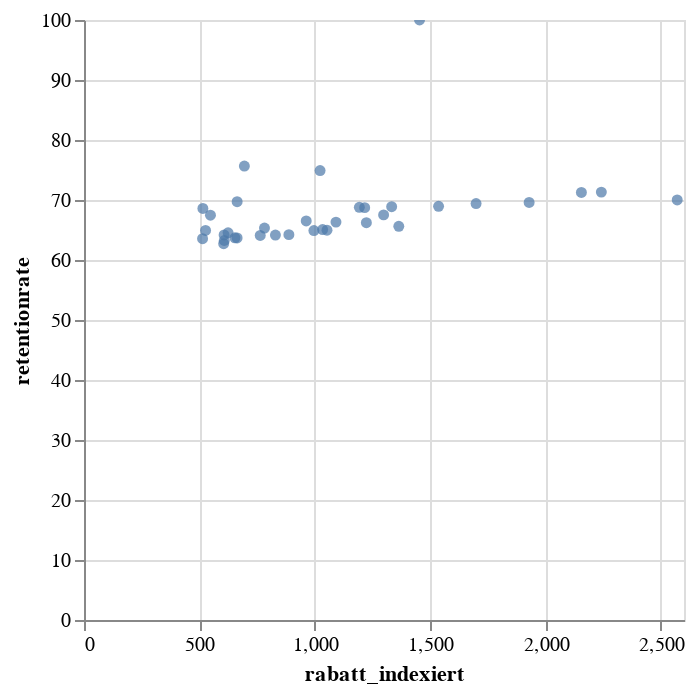

Notebook code for this chart:
### Markdown cell above
Die rechten Ausreißer stammen ausschließlich aus der Kohorte 202410. Die Kohorte beansprucht den meisten Rabatt. Damit ein möglicher Zusammenhang nicht nur durch die oberen Ausreißer erscheint, wird sich der Scatterplot nochmal nur für diese Kohorte und einmal für alle ohne diese Kohorte angeschaut.

### Code cell
data_201410 = data[data['kohorte'] == '201410']

alt.Chart(data_201410).mark_circle().encode(
    x = alt.X('rabatt_indexiert'),
    y = alt.Y(y_label),
    tooltip = ['kohorte', 'monat']
).interactive()

### Figure 1 — Vega-Lite specification as saved in the notebook (floating-point values rounded to 4 significant figures)
{"config": {"view": {"continuousWidth": 300, "continuousHeight": 300}}, "data": {"name": "data-cffa6c711abe747970ca5883f496d87b"}, "mark": {"type": "circle"}, "encoding": {"tooltip": [{"field": "kohorte", "type": "nominal"}, {"field": "monat", "type": "nominal"}], "x": {"field": "rabatt_indexiert", "type": "quantitative"}, "y": {"field": "retentionrate", "type": "quantitative"}}, "params": [{"name": "param_231", "select": {"type": "interval", "encodings": ["x", "y"]}, "bind": "scales"}], "$schema": "https://vega.github.io/schema/vega-lite/v5.20.1.json", "datasets": {"data-cffa6c711abe747970ca5883f496d87b": [{"monate_seit_einfuehrung_programm_kohorte": "0", "monat": "201410", "monat_jahr": "2014", "monat_monat": "10", "monat_jahreszeit": "Herbst", "kohorte": "201410", "kohorte_jahr": "2014", "kohorte_monat": "10", "kohorte_jahreszeit": "Herbst", "erster_monat_kohorte_fg": true, "monate_seit_existenz_kohorte": "0", "kohortengroesse_indexiert": 375.1, "identifizierte_kunden_indexiert": 375.1, "rabatt_indexiert": 1454.0, "retentionrate": 100.0}, {"monate_seit_einfuehrung_programm_kohorte": "0", "monat": "201411", "monat_jahr": "2014", "monat_monat": "11", "monat_jahreszeit": "Herbst", "kohorte": "201410", "kohorte_jahr": "2014", "kohorte_monat": "10", "kohorte_jahreszeit": "Herbst", "erster_monat_kohorte_fg": false, "monate_seit_existenz_kohorte": "1", "kohortengroesse_indexiert": 375.1, "identifizierte_kunden_indexiert": 283.8, "rabatt_indexiert": 695.0, "retentionrate": 75.66}, {"monate_seit_einfuehrung_programm_kohorte": "0", "monat": "201412", "monat_jahr": "2014", "monat_monat": "12", "monat_jahreszeit": "Winter", "kohorte": "201410", "kohorte_jahr": "2014", "kohorte_monat": "10", "kohorte_jahreszeit": "Herbst", "erster_monat_kohorte_fg": false, "monate_seit_existenz_kohorte": "2", "kohortengroesse_indexiert": 375.1, "identifizierte_kunden_indexiert": 281.0, "rabatt_indexiert": 1023.0, "retentionrate": 74.91}, {"monate_seit_einfuehrung_programm_kohorte": "0", "monat": "201501", "monat_jahr": "2015", "monat_monat": "1", "monat_jahreszeit": "Winter", "kohorte": "201410", "kohorte_jahr": "2014", "kohorte_monat": "10", "kohorte_jahreszeit": "Herbst", "erster_monat_kohorte_fg": false, "monate_seit_existenz_kohorte": "3", "kohortengroesse_indexiert": 375.1, "identifizierte_kunden_indexiert": 261.5, "rabatt_indexiert": 663.6, "retentionrate": 69.72}, {"monate_seit_einfuehrung_programm_kohorte": "0", "monat": "201502", "monat_jahr": "2015", "monat_monat": "2", "monat_jahreszeit": "Winter", "kohorte": "201410", "kohorte_jahr": "2014", "kohorte_monat": "10", "kohorte_jahreszeit": "Herbst", "erster_monat_kohorte_fg": false, "monate_seit_existenz_kohorte": "4", "kohortengroesse_indexiert": 375.1, "identifizierte_kunden_indexiert": 257.3, "rabatt_indexiert": 515.1, "retentionrate": 68.59}, {"monate_seit_einfuehrung_programm_kohorte": "0", "monat": "201503", "monat_jahr": "2015", "monat_monat": "3", "monat_jahreszeit": "Frühling", "kohorte": "201410", "kohorte_jahr": "2014", "kohorte_monat": "10", "kohorte_jahreszeit": "Herbst", "erster_monat_kohorte_fg": false, "monate_seit_existenz_kohorte": "5", "kohortengroesse_indexiert": 375.1, "identifizierte_kunden_indexiert": 253.1, "rabatt_indexiert": 548.0, "retentionrate": 67.47}, {"monate_seit_einfuehrung_programm_kohorte": "0", "monat": "201504", "monat_jahr": "2015", "monat_monat": "4", "monat_jahreszeit": "Frühling", "kohorte": "201410", "kohorte_jahr": "2014", "kohorte_monat": "10", "kohorte_jahreszeit": "Herbst", "erster_monat_kohorte_fg": false, "monate_seit_existenz_kohorte": "6", "kohortengroesse_indexiert": 375.1, "identifizierte_kunden_indexiert": 238.4, "rabatt_indexiert": 513.8, "retentionrate": 63.54}, {"monate_seit_einfuehrung_programm_kohorte": "0", "monat": "201505", "monat_jahr": "2015", "monat_monat": "5", "monat_jahreszeit": "Frühling", "kohorte": "201410", "kohorte_jahr": "2014", "kohorte_monat": "10", "kohorte_jahreszeit": "Herbst", "erster_monat_kohorte_fg": false, "monate_seit_existenz_kohorte": "7", "kohortengroesse_indexiert": 375.1, "identifizierte_kunden_indexiert": 240.7, "rabatt_indexiert": 607.1, "retentionrate": 64.17}, {"monate_seit_einfuehrung_programm_kohorte": "0", "monat": "201506", "monat_jahr": "2015", "monat_monat": "6", "monat_jahreszeit": "Sommer", "kohorte": "201410", "kohorte_jahr": "2014", "kohorte_monat": "10", "kohorte_jahreszeit": "Herbst", "erster_monat_kohorte_fg": false, "monate_seit_existenz_kohorte": "8", "kohortengroesse_indexiert": 375.1, "identifizierte_kunden_indexiert": 240.7, "rabatt_indexiert": 829.5, "retentionrate": 64.16}, {"monate_seit_einfuehrung_programm_kohorte": "0", "monat": "201507", "monat_jahr": "2015", "monat_monat": "7", "monat_jahreszeit": "Sommer", "kohorte": "201410", "kohorte_jahr": "2014", "kohorte_monat": "10", "kohorte_jahreszeit": "Herbst", "erster_monat_kohorte_fg": false, "monate_seit_existenz_kohorte": "9", "kohortengroesse_indexiert": 375.1, "identifizierte_kunden_indexiert": 240.4, "rabatt_indexiert": 763.7, "retentionrate": 64.09}, {"monate_seit_einfuehrung_programm_kohorte": "0", "monat": "201508", "monat_jahr": "2015", "monat_monat": "8", "monat_jahreszeit": "Sommer", "kohorte": "201410", "kohorte_jahr": "2014", "kohorte_monat": "10", "kohorte_jahreszeit": "Herbst", "erster_monat_kohorte_fg": false, "monate_seit_existenz_kohorte": "10", "kohortengroesse_indexiert": 375.1, "identifizierte_kunden_indexiert": 237.3, "rabatt_indexiert": 607.9, "retentionrate": 63.25}, {"monate_seit_einfuehrung_programm_kohorte": "0", "monat": "201509", "monat_jahr": "2015", "monat_monat": "9", "monat_jahreszeit": "Herbst", "kohorte": "201410", "kohorte_jahr": "2014", "kohorte_monat": "10", "kohorte_jahreszeit": "Herbst", "erster_monat_kohorte_fg": false, "monate_seit_existenz_kohorte": "11", "kohortengroesse_indexiert": 375.1, "identifizierte_kunden_indexiert": 243.6, "rabatt_indexiert": 526.7, "retentionrate": 64.92}, {"monate_seit_einfuehrung_programm_kohorte": "0", "monat": "201510", "monat_jahr": "2015", "monat_monat": "10", "monat_jahreszeit": "Herbst", "kohorte": "201410", "kohorte_jahr": "2014", "kohorte_monat": "10", "kohorte_jahreszeit": "Herbst", "erster_monat_kohorte_fg": false, "monate_seit_existenz_kohorte": "12", "kohortengroesse_indexiert": 375.1, "identifizierte_kunden_indexiert": 242.1, "rabatt_indexiert": 624.5, "retentionrate": 64.54}, {"monate_seit_einfuehrung_programm_kohorte": "0", "monat": "201511", "monat_jahr": "2015", "monat_monat": "11", "monat_jahreszeit": "Herbst", "kohorte": "201410", "kohorte_jahr": "2014", "kohorte_monat": "10", "kohorte_jahreszeit": "Herbst", "erster_monat_kohorte_fg": false, "monate_seit_existenz_kohorte": "13", "kohortengroesse_indexiert": 375.1, "identifizierte_kunden_indexiert": 235.3, "rabatt_indexiert": 605.2, "retentionrate": 62.72}, {"monate_seit_einfuehrung_programm_kohorte": "0", "monat": "201512", "monat_jahr": "2015", "monat_monat": "12", "monat_jahreszeit": "Winter", "kohorte": "201410", "kohorte_jahr": "2014", "kohorte_monat": "10", "kohorte_jahreszeit": "Herbst", "erster_monat_kohorte_fg": false, "monate_seit_existenz_kohorte": "14", "kohortengroesse_indexiert": 375.1, "identifizierte_kunden_indexiert": 238.9, "rabatt_indexiert": 654.0, "retentionrate": 63.69}, {"monate_seit_einfuehrung_programm_kohorte": "0", "monat": "201601", "monat_jahr": "2016", "monat_monat": "1", "monat_jahreszeit": "Winter", "kohorte": "201410", "kohorte_jahr": "2014", "kohorte_monat": "10", "kohorte_jahreszeit": "Herbst", "erster_monat_kohorte_fg": false, "monate_seit_existenz_kohorte": "15", "kohortengroesse_indexiert": 375.1, "identifizierte_kunden_indexiert": 238.8, "rabatt_indexiert": 663.5, "retentionrate": 63.67}, {"monate_seit_einfuehrung_programm_kohorte": "0", "monat": "201602", "monat_jahr": "2016", "monat_monat": "2", "monat_jahreszeit": "Winter", "kohorte": "201410", "kohorte_jahr": "2014", "kohorte_monat": "10", "kohorte_jahreszeit": "Herbst", "erster_monat_kohorte_fg": false, "monate_seit_existenz_kohorte": "16", "kohortengroesse_indexiert": 375.1, "identifizierte_kunden_indexiert": 240.9, "rabatt_indexiert": 887.8, "retentionrate": 64.23}, {"monate_seit_einfuehrung_programm_kohorte": "0", "monat": "201603", "monat_jahr": "2016", "monat_monat": "3", "monat_jahreszeit": "Frühling", "kohorte": "201410", "kohorte_jahr": "2014", "kohorte_monat": "10", "kohorte_jahreszeit": "Herbst", "erster_monat_kohorte_fg": false, "monate_seit_existenz_kohorte": "17", "kohortengroesse_indexiert": 375.1, "identifizierte_kunden_indexiert": 245.0, "rabatt_indexiert": 782.1, "retentionrate": 65.32}, {"monate_seit_einfuehrung_programm_kohorte": "0", "monat": "201604", "monat_jahr": "2016", "monat_monat": "4", "monat_jahreszeit": "Frühling", "kohorte": "201410", "kohorte_jahr": "2014", "kohorte_monat": "10", "kohorte_jahreszeit": "Herbst", "erster_monat_kohorte_fg": false, "monate_seit_existenz_kohorte": "18", "kohortengroesse_indexiert": 375.1, "identifizierte_kunden_indexiert": 244.1, "rabatt_indexiert": 1034.0, "retentionrate": 65.07}, {"monate_seit_einfuehrung_programm_kohorte": "0", "monat": "201605", "monat_jahr": "2016", "monat_monat": "5", "monat_jahreszeit": "Frühling", "kohorte": "201410", "kohorte_jahr": "2014", "kohorte_monat": "10", "kohorte_jahreszeit": "Herbst", "erster_monat_kohorte_fg": false, "monate_seit_existenz_kohorte": "19", "kohortengroesse_indexiert": 375.1, "identifizierte_kunden_indexiert": 243.5, "rabatt_indexiert": 996.3, "retentionrate": 64.91}, {"monate_seit_einfuehrung_programm_kohorte": "0", "monat": "201606", "monat_jahr": "2016", "monat_monat": "6", "monat_jahreszeit": "Sommer", "kohorte": "201410", "kohorte_jahr": "2014", "kohorte_monat": "10", "kohorte_jahreszeit": "Herbst", "erster_monat_kohorte_fg": false, "monate_seit_existenz_kohorte": "20", "kohortengroesse_indexiert": 375.1, "identifizierte_kunden_indexiert": 248.4, "rabatt_indexiert": 1224.0, "retentionrate": 66.21}, {"monate_seit_einfuehrung_programm_kohorte": "0", "monat": "201607", "monat_jahr": "2016", "monat_monat": "7", "monat_jahreszeit": "Sommer", "kohorte": "201410", "kohorte_jahr": "2014", "kohorte_monat": "10", "kohorte_jahreszeit": "Herbst", "erster_monat_kohorte_fg": false, "monate_seit_existenz_kohorte": "21", "kohortengroesse_indexiert": 375.1, "identifizierte_kunden_indexiert": 248.8, "rabatt_indexiert": 1092.0, "retentionrate": 66.31}, {"monate_seit_einfuehrung_programm_kohorte": "0", "monat": "201608", "monat_jahr": "2016", "monat_monat": "8", "monat_jahreszeit": "Sommer", "kohorte": "201410", "kohorte_jahr": "2014", "kohorte_monat": "10", "kohorte_jahreszeit": "Herbst", "erster_monat_kohorte_fg": false, "monate_seit_existenz_kohorte": "22", "kohortengroesse_indexiert": 375.1, "identifizierte_kunden_indexiert": 243.7, "rabatt_indexiert": 1053.0, "retentionrate": 64.97}, {"monate_seit_einfuehrung_programm_kohorte": "0", "monat": "201609", "monat_jahr": "2016", "monat_monat": "9", "monat_jahreszeit": "Herbst", "kohorte": "201410", "kohorte_jahr": "2014", "kohorte_monat": "10", "kohorte_jahreszeit": "Herbst", "erster_monat_kohorte_fg": false, "monate_seit_existenz_kohorte": "23", "kohortengroesse_indexiert": 375.1, "identifizierte_kunden_indexiert": 246.2, "rabatt_indexiert": 1364.0, "retentionrate": 65.62}, {"monate_seit_einfuehrung_programm_kohorte": "0", "monat": "201610", "monat_jahr": "2016", "monat_monat": "10", "monat_jahreszeit": "Herbst", "kohorte": "201410", "kohorte_jahr": "2014", "kohorte_monat": "10", "kohorte_jahreszeit": "Herbst", "erster_monat_kohorte_fg": false, "monate_seit_existenz_kohorte": "24", "kohortengroesse_indexiert": 375.1, "identifizierte_kunden_indexiert": 258.6, "rabatt_indexiert": 1536.0, "retentionrate": 68.95}, {"monate_seit_einfuehrung_programm_kohorte": "0", "monat": "201611", "monat_jahr": "2016", "monat_monat": "11", "monat_jahreszeit": "Herbst", "kohorte": "201410", "kohorte_jahr": "2014", "kohorte_monat": "10", "kohorte_jahreszeit": "Herbst", "erster_monat_kohorte_fg": false, "monate_seit_existenz_kohorte": "25", "kohortengroesse_indexiert": 375.1, "identifizierte_kunden_indexiert": 262.6, "rabatt_indexiert": 2571.0, "retentionrate": 70.01}, {"monate_seit_einfuehrung_programm_kohorte": "0", "monat": "201612", "monat_jahr": "2016", "monat_monat": "12", "monat_jahreszeit": "Winter", "kohorte": "201410", "kohorte_jahr": "2014", "kohorte_monat": "10", "kohorte_jahreszeit": "Herbst", "erster_monat_kohorte_fg": false, "monate_seit_existenz_kohorte": "26", "kohortengroesse_indexiert": 375.1, "identifizierte_kunden_indexiert": 267.3, "rabatt_indexiert": 2155.0, "retentionrate": 71.26}, {"monate_seit_einfuehrung_programm_kohorte": "0", "monat": "201701", "monat_jahr": "2017", "monat_monat": "1", "monat_jahreszeit": "Winter", "kohorte": "201410", "kohorte_jahr": "2014", "kohorte_monat": "10", "kohorte_jahreszeit": "Herbst", "erster_monat_kohorte_fg": false, "monate_seit_existenz_kohorte": "27", "kohortengroesse_indexiert": 375.1, "identifizierte_kunden_indexiert": 258.0, "rabatt_indexiert": 1193.0, "retentionrate": 68.78}, {"monate_seit_einfuehrung_programm_kohorte": "0", "monat": "201702", "monat_jahr": "2017", "monat_monat": "2", "monat_jahreszeit": "Winter", "kohorte": "201410", "kohorte_jahr": "2014", "kohorte_monat": "10", "kohorte_jahreszeit": "Herbst", "erster_monat_kohorte_fg": false, "monate_seit_existenz_kohorte": "28", "kohortengroesse_indexiert": 375.1, "identifizierte_kunden_indexiert": 261.0, "rabatt_indexiert": 1929.0, "retentionrate": 69.58}, {"monate_seit_einfuehrung_programm_kohorte": "0", "monat": "201703", "monat_jahr": "2017", "monat_monat": "3", "monat_jahreszeit": "Frühling", "kohorte": "201410", "kohorte_jahr": "2014", "kohorte_monat": "10", "kohorte_jahreszeit": "Herbst", "erster_monat_kohorte_fg": false, "monate_seit_existenz_kohorte": "29", "kohortengroesse_indexiert": 375.1, "identifizierte_kunden_indexiert": 267.5, "rabatt_indexiert": 2242.0, "retentionrate": 71.31}, {"monate_seit_einfuehrung_programm_kohorte": "0", "monat": "201704", "monat_jahr": "2017", "monat_monat": "4", "monat_jahreszeit": "Frühling", "kohorte": "201410", "kohorte_jahr": "2014", "kohorte_monat": "10", "kohorte_jahreszeit": "Herbst", "erster_monat_kohorte_fg": false, "monate_seit_existenz_kohorte": "30", "kohortengroesse_indexiert": 375.1, "identifizierte_kunden_indexiert": 260.4, "rabatt_indexiert": 1699.0, "retentionrate": 69.41}, {"monate_seit_einfuehrung_programm_kohorte": "0", "monat": "201705", "monat_jahr": "2017", "monat_monat": "5", "monat_jahreszeit": "Frühling", "kohorte": "201410", "kohorte_jahr": "2014", "kohorte_monat": "10", "kohorte_jahreszeit": "Herbst", "erster_monat_kohorte_fg": false, "monate_seit_existenz_kohorte": "31", "kohortengroesse_indexiert": 375.1, "identifizierte_kunden_indexiert": 257.8, "rabatt_indexiert": 1216.0, "retentionrate": 68.73}, {"monate_seit_einfuehrung_programm_kohorte": "0", "monat": "201706", "monat_jahr": "2017", "monat_monat": "6", "monat_jahreszeit": "Sommer", "kohorte": "201410", "kohorte_jahr": "2014", "kohorte_monat": "10", "kohorte_jahreszeit": "Herbst", "erster_monat_kohorte_fg": false, "monate_seit_existenz_kohorte": "32", "kohortengroesse_indexiert": 375.1, "identifizierte_kunden_indexiert": 258.4, "rabatt_indexiert": 1333.0, "retentionrate": 68.88}, {"monate_seit_einfuehrung_programm_kohorte": "0", "monat": "201707", "monat_jahr": "2017", "monat_monat": "7", "monat_jahreszeit": "Sommer", "kohorte": "201410", "kohorte_jahr": "2014", "kohorte_monat": "10", "kohorte_jahreszeit": "Herbst", "erster_monat_kohorte_fg": false, "monate_seit_existenz_kohorte": "33", "kohortengroesse_indexiert": 375.1, "identifizierte_kunden_indexiert": 253.3, "rabatt_indexiert": 1298.0, "retentionrate": 67.52}, {"monate_seit_einfuehrung_programm_kohorte": "0", "monat": "201708", "monat_jahr": "2017", "monat_monat": "8", "monat_jahreszeit": "Sommer", "kohorte": "201410", "kohorte_jahr": "2014", "kohorte_monat": "10", "kohorte_jahreszeit": "Herbst", "erster_monat_kohorte_fg": false, "monate_seit_existenz_kohorte": "34", "kohortengroesse_indexiert": 375.1, "identifizierte_kunden_indexiert": 249.5, "rabatt_indexiert": 962.9, "retentionrate": 66.51}]}}
